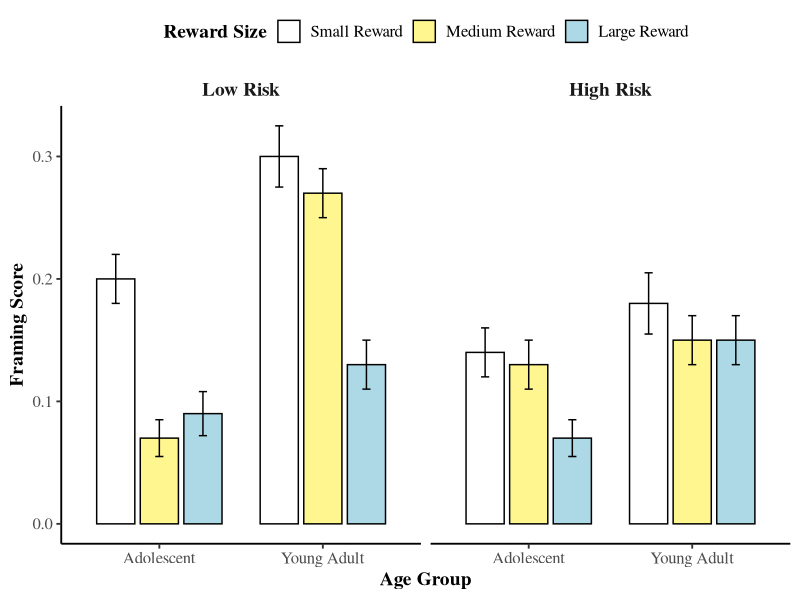
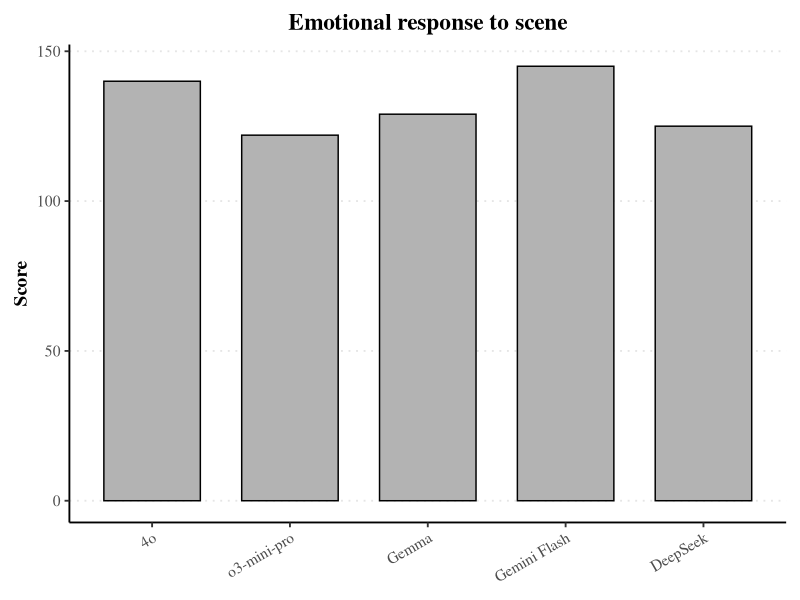
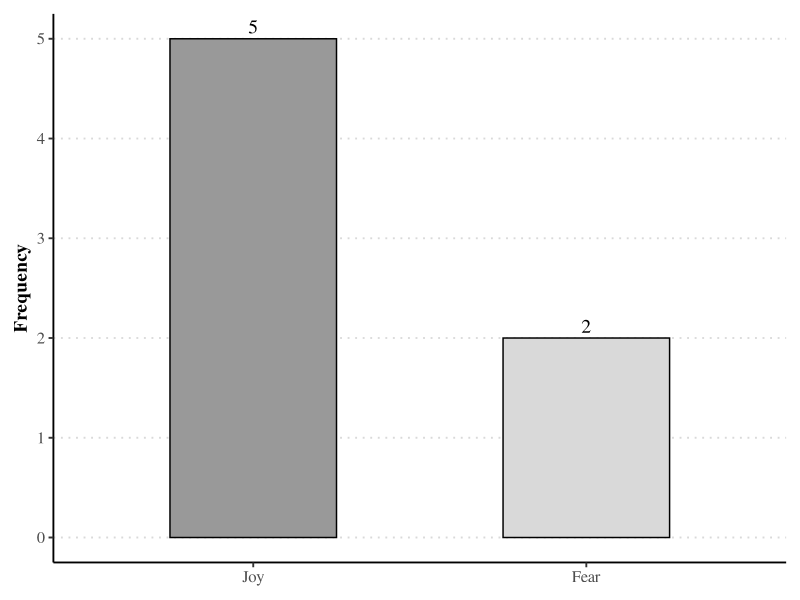

These charts were generated, in order, by the following R code:
# Load required libraries
library(ggplot2)
library(dplyr)

######## GRAF 1
######## Primerjava dveh skupin v treh pogojih v še dveh pogojih

# Define data with SD
data <- data.frame(
  AgeGroup = rep(c("Adolescent", "Young Adult"), times = 6),
  RiskLevel = factor(rep(c("Low Risk", "High Risk"), each = 6), levels = c("Low Risk", "High Risk")),
  RewardSize = factor(rep(c("Small Reward", "Medium Reward", "Large Reward"), each = 2, times = 2), 
                      levels = c("Small Reward", "Medium Reward", "Large Reward")),
  FramingScore = c(
    0.20, 0.30,  # Low Risk - Small
    0.07, 0.27,  # Low Risk - Medium
    0.09, 0.13,  # Low Risk - Large
    0.14, 0.18,  # High Risk - Small
    0.13, 0.15,  # High Risk - Medium
    0.07, 0.15   # High Risk - Large
  ),
  SD = c(
    0.02, 0.025,
    0.015, 0.02,
    0.018, 0.02,
    0.02, 0.025,
    0.02, 0.02,
    0.015, 0.02
  )
)




# Plot
ggplot(data, aes(x = AgeGroup, y = FramingScore, fill = RewardSize)) +
  geom_bar(stat = "identity", position = position_dodge(width = 0.8), 
           color = "black", width = 0.7) +
  geom_errorbar(aes(ymin = FramingScore - SD, ymax = FramingScore + SD),
                position = position_dodge(width = 0.8), width = 0.15) +
  facet_wrap(~ RiskLevel) +
  scale_fill_manual(values = c("white", "khaki1", "lightblue"), 
                    name = "Reward Size") +
  labs(
    x = "Age Group",
    y = "Framing Score"
  ) +
  theme_classic(base_size = 14) +
  theme(
    strip.background = element_blank(),
    strip.text = element_text(face = "bold", size = 14),
    axis.title = element_text(face = "bold"),
    axis.text = element_text(size = 12),
    legend.position = "top",
    legend.title = element_text(face = "bold"),
    legend.text = element_text(size = 12),
    text = element_text(family = "Times")
  )



######## GRAF 2
######## Primerjava vseh sistemov med seboj
library(ggplot2)

# APA-style bar chart for multiple items
plot_apa_bar <- function(labels, values, title = "Emotional response to scene", 
                         width = 6, height = 4, filename = NULL) {
  data <- data.frame(
    Label = factor(labels, levels = labels),
    Value = values
  )
  
  p <- ggplot(data, aes(x = Label, y = Value)) +
    geom_col(fill = "gray70", width = 0.7, color = "black") +
    theme_classic(base_size = 14, base_family = "Times") +
    labs(
      title = title,
      x = NULL,
      y = "Score"
    ) +
    theme(
      axis.text.x = element_text(angle = 30, hjust = 1),
      axis.title.y = element_text(face = "bold"),
      plot.title = element_text(hjust = 0.5, face = "bold"),
      axis.line = element_line(color = "black"),
      panel.grid.major.y = element_line(color = "gray90", linetype = "dotted"),
      plot.margin = margin(10, 10, 10, 10)
    )
  
  # Optional save
  if (!is.null(filename)) {
    ggsave(filename, plot = p, width = width, height = height, dpi = 300)
  }
  
  return(p)
}

# Example call
plot_apa_bar(
  labels = c("4o", "o3-mini-pro", "Gemma", "Gemini Flash", "DeepSeek"),
  values = c(140, 122, 129, 145, 125)
)





######## GRAF 3
######## Primerjava HomeDOCtorja z posameznim LLM-om

plot_apa_two_item <- function(name1, val1, name2, val2,
                              color1 = "gray60", color2 = "gray85",
                              width = 6, height = 4, filename = NULL) {
  data <- data.frame(
    Label = factor(c(name1, name2), levels = c(name1, name2)),
    Value = c(val1, val2)
  )
  
  p <- ggplot(data, aes(x = Label, y = Value)) +
    geom_col(aes(fill = Label), width = 0.5, color = "black") +
    geom_text(aes(label = Value), vjust = -0.4, size = 5, family = "serif") +
    scale_fill_manual(values = c(color1, color2)) +
    labs(
      x = NULL,
      y = "Frequency"
    ) +
    theme_classic(base_size = 14, base_family = "serif") +
    theme(
      axis.title.y = element_text(face = "bold"),
      axis.text = element_text(size = 12),
      legend.position = "none",
      panel.grid.major.y = element_line(color = "gray85", linetype = "dotted"),
      plot.margin = margin(10, 10, 10, 10),
      plot.title = element_blank()
    )
  
  if (!is.null(filename)) {
    ggsave(filename, plot = p, width = width, height = height, dpi = 300)
  }
  
  return(p)
}

# Example
plot_apa_two_item("Joy", 5, "Fear", 2)





